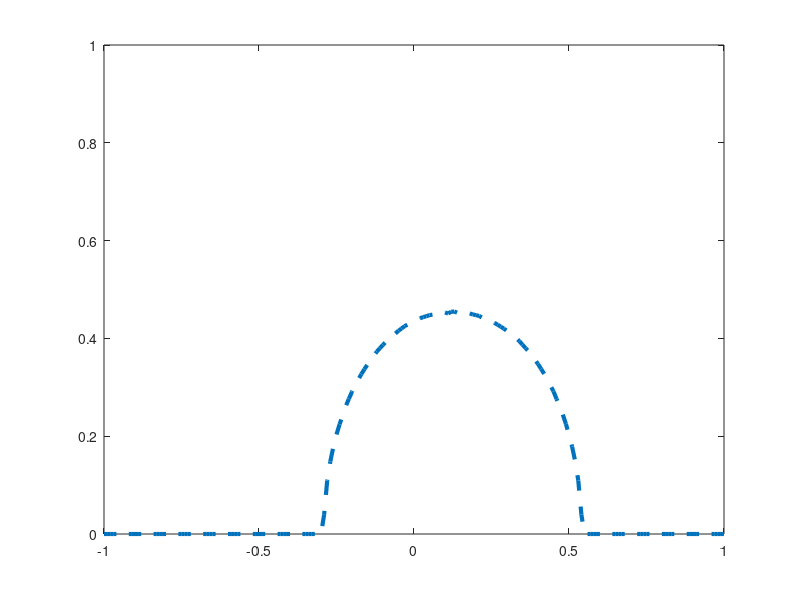

This chart was generated by the following MATLAB code:

Prob_List=[];
for x=-1:0.01:1

% number of uncertainty samples
N=1000000;

q=random('Uniform',-1,1,1,N);

K=(-0.0001+0.0032*x+0.0027*q-0.0384*x^2-0.0440*x.*q-0.0030*q.^2+0.2048*x.^3+0.1760*x.^2*q+0.0484*x.*q.^2+0.0832*q.^3-0.4096*x.^4-0.1936*x.^2.*q.^2-0.0915*q.^4);

Pro=size(find(K>=0),2)/N;
Prob_List=[Prob_List;x,Pro];

end
plot([-1:0.01:1],Prob_List(:,2),'--','LineWidth',3)

 ylim([0 1])